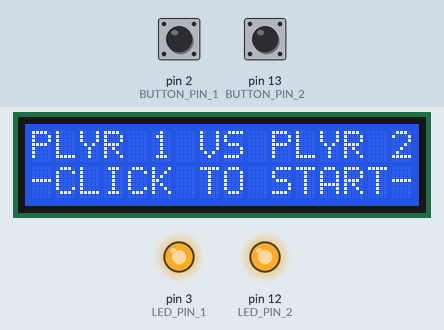
The sketch below on a simulated Arduino Uno, built with avr-gcc and run on an emulated ATmega328P. Parts: 16×2 character LCD, output pins drawn as LEDs (lit = HIGH). The inputs (shaded band) are chosen by the test bench; at power-on: pin 2 (BUTTON_PIN_1) HIGH, pin 13 (BUTTON_PIN_2) HIGH.

Above: at 5.2 s.
5.3 s: pin 2 (BUTTON_PIN_1) pulled LOW for 0.15 s
At 6.3 s:
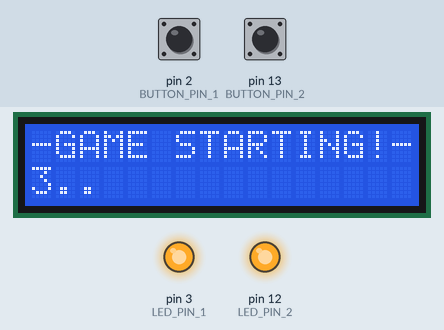
8.4 s: pin 13 (BUTTON_PIN_2) pulled LOW for 1 s
At 10.7 s:
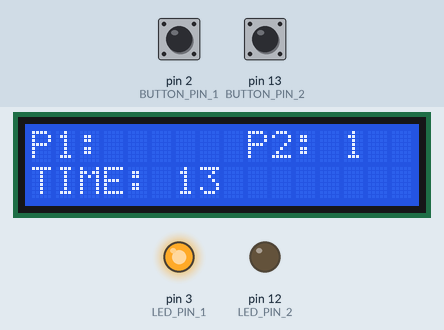
10.9 s: pin 2 (BUTTON_PIN_1) pulled LOW for 1 s
At 11.7 s:
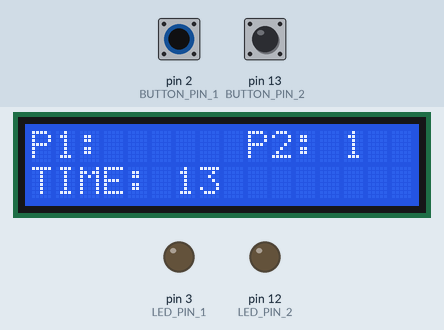
12.5 s: pin 13 (BUTTON_PIN_2) pulled LOW for 0.15 s
At 25.7 s:
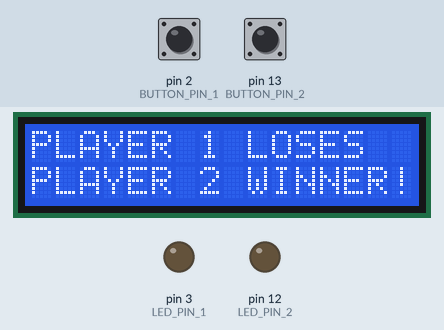
Timing chart, 0 to 26.5 s (numbered marks = the images above; inputs shaded):
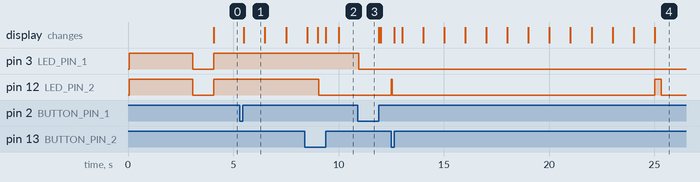

Measured:
- after the input at 5.3 s, pin 3 (LED_PIN_1), pin 12 (LED_PIN_2): stays HIGH (without the input it goes to LOW after 0.78 s); the display: changes after 0.21 s (image 1)
- after the input at 8.4 s, pin 12 (LED_PIN_2): HIGH → LOW after 0.66 s
- after the input at 10.9 s, pin 3 (LED_PIN_1): HIGH → LOW after 0.05 s
- after the input at 12.5 s, pin 3 (LED_PIN_1): stays LOW (without the input it goes to HIGH after 12.5 s)
- what the display in image 1 shows lasts 1.0 s, from 5.5 s to 6.5 s

The sketch:

theButtonSmasher.ino
```cpp
#include<LiquidCrystal.h>
#define BUTTON_PIN_1 2
#define BUTTON_PIN_2 13
#define LED_PIN_1 3
#define LED_PIN_2 12
#define RS_PIN 6
#define E_PIN 7
#define D4 8
#define D5 9
#define D6 10
#define D7 11
bool Game_Start = false;
unsigned long LastTimeButton_1_Change = 0;
unsigned long LastTimeButton_2_Change = 0;
const unsigned long Button_Delay = 100;
const unsigned long Print_Delay = 2000;
const unsigned long GAME_TIME = 15000;
unsigned long LastTimePrint = 0;
unsigned long LastTimeToggleLed = 0;
unsigned long playerScore_1 = 0;
unsigned long playerScore_2 = 0;
unsigned long gameStartTimer = 0;
bool screen = false;
bool is_playing = false;
bool end_game = false;
LiquidCrystal lcd(RS_PIN , E_PIN , D4 , D5 , D6 , D7);
void PrintGameName(){
  lcd.clear();
  lcd.print("-BUTTON SMASHER-");
  lcd.setCursor(1 , 1);
  lcd.print("WHO IS FASTER?");
}
void setup(){
  Serial.begin(115200);
  lcd.begin(16 , 2);
  pinMode(BUTTON_PIN_1 , INPUT);
  pinMode(BUTTON_PIN_2 , INPUT);
  pinMode(LED_PIN_1, OUTPUT);
  pinMode(LED_PIN_2 , OUTPUT);
  PrintGameName();
  screen = true;
  digitalWrite(LED_PIN_1 , HIGH); digitalWrite(LED_PIN_2 , HIGH);
  delay(3000);
  digitalWrite(LED_PIN_1 , LOW); digitalWrite(LED_PIN_2 , LOW);
  delay(1000);
}
void player_play(unsigned long TIME_1 , unsigned long &playerScore_1 , unsigned long &LastTimeButton_1_Change , int BUTTON_PIN , int LED_PIN , int flag){
  if (TIME_1 - LastTimeButton_1_Change > Button_Delay and digitalRead(BUTTON_PIN) == LOW){// Update button 1 count
      playerScore_1++;
      digitalWrite(LED_PIN , HIGH);
      delay(50);
      digitalWrite(LED_PIN , LOW);
      LastTimeButton_1_Change = TIME_1;
      while(digitalRead(BUTTON_PIN) == LOW){
        delay(2);
      }
      if (flag == 1){ lcd.setCursor(3 , 0);}
      else {lcd.setCursor(13 , 0);}
      lcd.print(playerScore_1);
  }
}
void ToggleLedAndPrint(int LED_PIN , const char *s1 , const char  *s2){
    lcd.clear();
    lcd.print(s1);
    lcd.setCursor(0 , 1);
    lcd.print(s2);
    for (int i = 0 ; i < 3; i++){
      digitalWrite(LED_PIN , HIGH);
      delay(100);
      digitalWrite(LED_PIN , LOW);
    }
}
void countdown(){
  lcd.clear();
  lcd.setCursor(0 , 0);
  lcd.print("-GAME STARTING!-");
  lcd.setCursor(0 , 1);
  for (int i = 3 ; i >= 1 ; i--){
      lcd.print(i);
      lcd.print(".. ");
      delay(1000);
  }
  lcd.print("GO!!");
  delay(500);

}
void loop(){
   if (!Game_Start){ // PRINT FIRST STAGE
      unsigned long timeNow = millis();
      if (timeNow - LastTimePrint > Print_Delay){
         if (screen == true){
           lcd.clear();
           lcd.print("PLYR 1 VS PLYR 2");
           lcd.setCursor(0 , 1);
           lcd.print("-CLICK TO START-");
         }
         else{
            PrintGameName();
         }
         //LED
         digitalWrite(LED_PIN_1 , !digitalRead(LED_PIN_1));
         digitalWrite(LED_PIN_2 , !digitalRead(LED_PIN_2));
         screen = !screen;
         LastTimePrint = timeNow;
      }
      //check BUTTON
      int BUTTON_1_STATE = digitalRead(BUTTON_PIN_1); int BUTTON_2_STATE = digitalRead(BUTTON_PIN_2);
      if (BUTTON_1_STATE == LOW or BUTTON_2_STATE == LOW){ // WAIT TO START GAME (COUNTDOWN)
        delay(200);
        countdown();
        Game_Start = true; // START GAME
      }
   }
   else{
      if (!is_playing){
        playerScore_1 = 0; // Reset play_score
        playerScore_2 = 0;

        lcd.clear();
        lcd.print("P1:      P2:    ");
        lcd.setCursor(0 , 1);
        lcd.print("TIME: ");
        is_playing = true;
        gameStartTimer = millis();
      }
      else{//play game
          unsigned long TIME_1 = millis();
          lcd.setCursor(6 , 1);
          unsigned long elapsed = TIME_1 - gameStartTimer;
          if(elapsed <= GAME_TIME){
              int secLeft = ((GAME_TIME - elapsed))/ 1000;
              if(secLeft < 10){
                  lcd.print(" ");
                  lcd.print(secLeft);
              }
              else{
                  lcd.print(secLeft);
              }
              // play if elapsed <= 15000
              player_play(TIME_1 , playerScore_1 , LastTimeButton_1_Change , BUTTON_PIN_1 , LED_PIN_1 , 1);// PLAYER_1 PLAY GAME
              unsigned long TIME_2 = millis();
              player_play(TIME_2 , playerScore_2 ,LastTimeButton_2_Change ,  BUTTON_PIN_2 , LED_PIN_2 , 2); // PLAYER_2 PLAY GAME
          }
          else{ // go to end game
              end_game = true;
              is_playing = false;
          }
      }
      // end game
      if (end_game == true){
          lcd.clear();
          lcd.print("GAME OVER");
          Game_Start = false;
          delay(1000);
          if (playerScore_1 > playerScore_2){
              ToggleLedAndPrint(LED_PIN_1 , "PLAYER 1 WINNER!" , "PLAYER 2 LOSES");
          }
          else if (playerScore_1 < playerScore_2){
              ToggleLedAndPrint(LED_PIN_2 , "PLAYER 1 LOSES" , "PLAYER 2 WINNER!");
          }
          else{
            lcd.clear();
            lcd.print("IT'S A TIE");
            lcd.setCursor(0 , 1);
            lcd.print("  ");
            for (int i = 0 ; i < 3; i++){
              digitalWrite(LED_PIN_1 , HIGH);
              digitalWrite(LED_PIN_2 , HIGH);
              delay(50);
              digitalWrite(LED_PIN_1 , LOW);
              digitalWrite(LED_PIN_2 , LOW);
            }
          }
          delay(2000);
          end_game = false;
      }
   }
}
```
